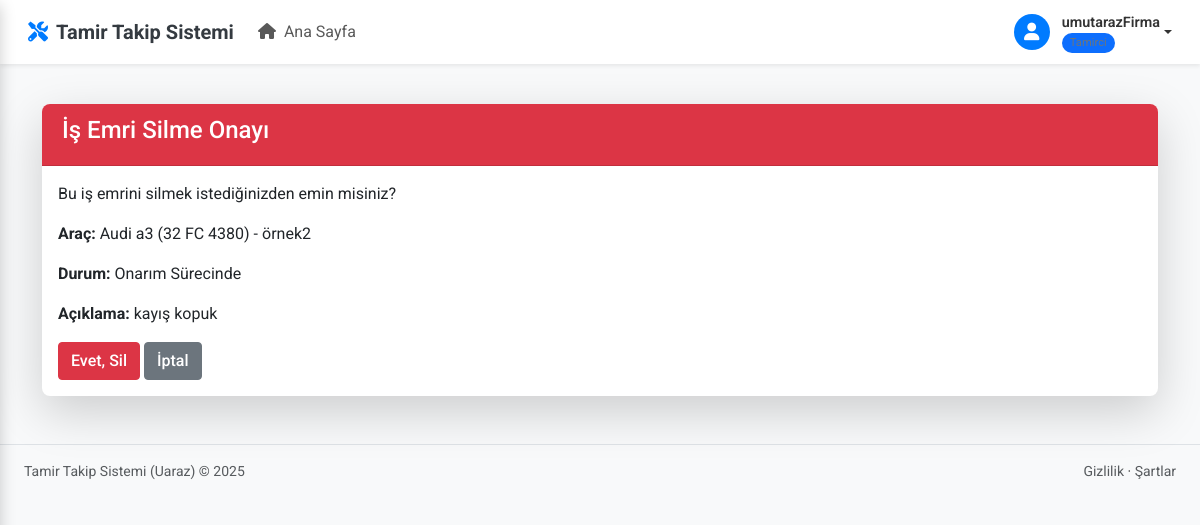
Screenshot of /isemri/1/sil/ (signed in) with the database file from the repository.
### core/models.py (models this page shows, shortened)
class IsEmri(models.Model):
    DURUM_SECENEKLERI = (
        ('beklemede', 'Beklemede'),
        ('incelemede', 'İncelemede'),
        ('onarim_sureci', 'Onarım Sürecinde'),
        ('test_asamasi', 'Test Aşamasında'),
        ('tamamlandi', 'Tamamlandı'),
        ('iptal_edildi', 'İptal Edildi'),
    )
    ONCELIK_SECENEKLERI = [
        ('normal', 'Normal'),
        ('yuksek', 'Yüksek'),
        ('acil', 'Acil'),
    ]
    arac = models.ForeignKey('Arac', on_delete=models.CASCADE, related_name='isemirleri')
    aciklama = models.TextField()
    durum = models.CharField(max_length=20, choices=DURUM_SECENEKLERI, default='beklemede')
    oncelik = models.CharField(max_length=10, choices=ONCELIK_SECENEKLERI, default='normal')
    teknisyen = models.ForeignKey(User, on_delete=models.SET_NULL, null=True, blank=True)
    baslama_tarihi = models.DateTimeField(
        verbose_name="Başlama Tarihi",
        default=timezone.now
    )
    bitis_tarihi = models.DateTimeField(null=True, blank=True, verbose_name="Bitiş Tarihi")
    olusturma_tarihi = models.DateTimeField(auto_now_add=True, verbose_name="Oluşturma Tarihi")
    yapilan_islemler = models.TextField(blank=True, verbose_name="Yapılan İşlemler")
    kullanilan_parcalar = models.TextField(blank=True, verbose_name="Kullanılan Parçalar")
    toplam_maliyet = models.DecimalField(max_digits=10, decimal_places=2, default=0, verbose_name="Toplam Maliyet")
    kilometre = models.IntegerField(null=True, blank=True, verbose_name="Kilometre")
    notlar = models.TextField(blank=True, verbose_name="Notlar")
    class Meta:
        ordering = ['-baslama_tarihi']
        verbose_name = "İş Emri"
        verbose_name_plural = "İş Emirleri"

class Arac(models.Model):
    musteri = models.ForeignKey(Musteri, on_delete=models.CASCADE)
    marka = models.CharField(max_length=100)
    model = models.CharField(max_length=100)
    plaka = models.CharField(max_length=20, unique=True)
    uretim_yili = models.IntegerField()
    uretim_yili = models.IntegerField(default=2000)
    _son_isemri_cache = None
    @property
    def son_isemri(self):
        """Aracın en son iş emrini döndürür"""
        if self._son_isemri_cache is not None:
            return self._son_isemri_cache
        try:
            return self.isemirleri.order_by('-olusturma_tarihi').first()
        except AttributeError:
            try:
                return self.isemri_set.order_by('-olusturma_tarihi').first()
            except:
                return None
    def __str__(self):
        return f"{self.marka} {self.model} ({self.plaka}) - {self.musteri.ad}"

class Musteri(models.Model):
    user = models.ForeignKey(User, on_delete=models.CASCADE, null=True, blank=True, default=None)
    ad = models.CharField(max_length=255)
    telefon = models.CharField(max_length=20)
    adres = models.TextField()
    email = models.EmailField(unique=True, blank=True, null=True)

### core/views.py (the view)
# urls.py: path('isemri/<int:pk>/sil/', login_required(tamirci_required(isemri_sil)), name='isemri_sil'),
def isemri_sil(request, pk):
    isemri = get_object_or_404(IsEmri, pk=pk)
    if request.method == "POST":
        isemri.delete()
        return redirect('isemri_list')
    return render(request, 'core/isemri_sil.html', {'isemri': isemri})

### core/urls.py (called while the page is built)
def is_tamirci(user):
    return hasattr(user, 'profile') and user.profile.user_type == 'tamirci'

### core/templates/core/isemri_sil.html (shortened to what this page needs)
{% extends 'core/base.html' %}
{% block content %}
<div class="container mt-4">
    <div class="card shadow-lg">
        <div class="card-header bg-danger text-white">
            <h4>İş Emri Silme Onayı</h4>
        </div>
        <div class="card-body">
            <p>Bu iş emrini silmek istediğinizden emin misiniz?</p>
            <p><strong>Araç:</strong> {{ isemri.arac }}</p>
            <p><strong>Durum:</strong> {{ isemri.get_durum_display }}</p>
            <p><strong>Açıklama:</strong> {{ isemri.aciklama }}</p>
            <form method="POST">
                <button type="submit" class="btn btn-danger">Evet, Sil</button>
                <a href="{% url 'isemri_list' %}" class="btn btn-secondary">İptal</a>
            </form>
        </div>
    </div>
</div>
{% endblock %}

### core/templates/core/base.html (shortened to what this page needs)
{% load static %}
<!DOCTYPE html>
<html lang="tr">
<head>
    <link href="https://cdn.jsdelivr.net/npm/bootstrap@5.3.0-alpha1/dist/css/bootstrap.min.css" rel="stylesheet">
    <link rel="stylesheet" href="https://cdnjs.cloudflare.com/ajax/libs/font-awesome/6.0.0/css/all.min.css">
    <link rel="stylesheet" href="{% static 'core/css/style.css' %}">
    <link rel="stylesheet" href="{% static 'core/css/musteri_portal.css' %}">
</head>
<body>
    <div class="content-wrapper {% if request.user_agent.is_mobile %}expanded{% endif %}">
        <nav class="navbar navbar-expand-lg navbar-light bg-white fixed-top {% if request.user_agent.is_mobile %}sidebar-collapsed{% endif %}">
            <div class="container-fluid">
                <a class="navbar-brand" href="#">
                    <i class="fas fa-tools me-2"></i>
                    <span class="fw-bold">Tamir Takip Sistemi</span>
                </a>
                <div class="collapse navbar-collapse" id="navbarNav">
                    <ul class="navbar-nav me-auto">
                        {% if not user.is_authenticated or user.profile.user_type == 'tamirci' %}
                        <li class="nav-item">
                            <a class="nav-link {% if request.path == '/home/' %}active{% endif %}" href="{% url 'home' %}">
                                <i class="fas fa-home me-1"></i> Ana Sayfa
                            </a>
                        </li>
                        {% endif %}
                    </ul>
                </div>
                <div class="d-flex align-items-center">
                    {% if user.is_authenticated %}
                    <div class="user-menu dropdown">
                        <a href="#" class="dropdown-toggle" id="userDropdown">
                            <div class="user-image">
                                <i class="fas fa-user"></i>
                            </div>
                            <div class="user-info d-none d-sm-flex">
                                <span class="user-name">{{ user.username }}</span>
                                <span class="user-role">
                                    {% if user.profile.user_type == 'tamirci' %}
                                    <span class="user-badge bg-primary">Tamirci</span>
                                    {% else %}
                                    <span class="user-badge bg-success">Müşteri</span>
                                    {% endif %}
                                </span>
                            </div>
                        </a>
                    </div>
                    {% endif %}
                </div>
            </div>
        </nav>
        <main class="py-4">
            <div class="container-fluid px-4">
                {% block content %}{% endblock %}
            </div>
        </main>
        <footer class="bg-light py-3 mt-auto border-top">
            <div class="container-fluid px-4">
                <div class="d-flex align-items-center justify-content-between small">
                    <div class="text-muted">Tamir Takip Sistemi (Uaraz) &copy; 2025</div>
                    <div>
                        <a href="#" class="text-decoration-none text-muted">Gizlilik</a>
                        &middot;
                        <a href="#" class="text-decoration-none text-muted">Şartlar</a>
                    </div>
                </div>
            </div>
        </footer>
    </div>
</body>
</html>

### core/static/core/css/style.css (style rules this page uses)
body { font-family: 'Roboto', sans-serif; background-color: #f8f9fa; color: #333; overflow-x: hidden; transition: padding-left 0.3s ease; }
.content-wrapper { margin-left: 280px; transition: margin-left 0.3s cubic-bezier(0.25, 0.8, 0.25, 1); min-height: 100vh; padding-top: 56px; animation: fadeIn 0.3s ease; }
.content-wrapper.expanded { margin-left: 0; }
.navbar { padding: 0.75rem 1rem; box-shadow: 0 0.125rem 0.25rem rgba(0, 0, 0, 0.075); position: fixed; top: 0; right: 0; left: 0; z-index: 1030; transition: left 0.3s cubic-bezier(0.25, 0.8, 0.25, 1); }
.navbar-brand { font-weight: 600; display: flex; align-items: center; color: #343a40; }
.navbar-brand i { color: #007bff; font-size: 1.25rem; }
.user-menu { position: relative; }
.user-menu .dropdown-toggle { display: flex; align-items: center; text-decoration: none; color: #333; }
.user-menu .user-image { width: 36px; height: 36px; border-radius: 50%; margin-right: 0.75rem; display: flex; align-items: center; justify-content: center; background-color: #007bff; color: #fff; font-size: 1.1rem; }
.user-menu .user-info { display: flex; flex-direction: column; }
.user-menu .user-name { font-weight: 600; font-size: 0.9rem; }
.user-menu .user-role { font-size: 0.75rem; color: #6c757d; }
.user-badge { font-size: 0.7rem; padding: 0.2rem 0.5rem; border-radius: 10px; }
.card { border-radius: 0.5rem; box-shadow: 0 0.125rem 0.25rem rgba(0, 0, 0, 0.075); margin-bottom: 1.5rem; border: none; transition: transform 0.3s ease, box-shadow 0.3s ease; }
.card-header { border-top-left-radius: 0.5rem !important; border-top-right-radius: 0.5rem !important; background-color: #f8f9fa; border-bottom: 1px solid rgba(0, 0, 0, 0.125); padding: 0.75rem 1.25rem; }
.btn { border-radius: 0.25rem; font-weight: 500; }
:root { --light-theme-bg: #f8f9fa; --light-theme-text: #333; --dark-theme-bg: #1a1d20; --dark-theme-text: #f8f9fa; }

### rows the page displays
IsEmri: arac "Audi a3 (32 FC 4380) - örnek2", durum "Onarım Sürecinde", aciklama "kayış kopuk"

### other values shown
{{ user.username }} "umutarazFirma"
